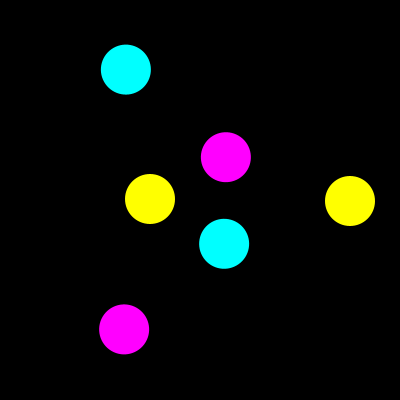
Frame 1 (no input)
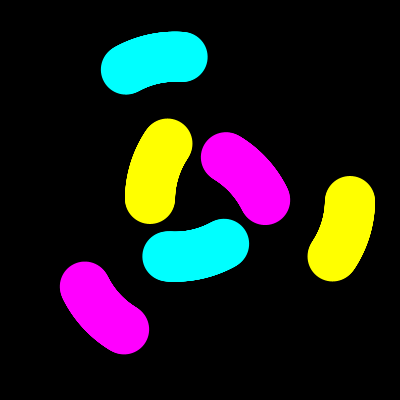
Frame 60 (the mouse pressed at the canvas centre just before this capture)
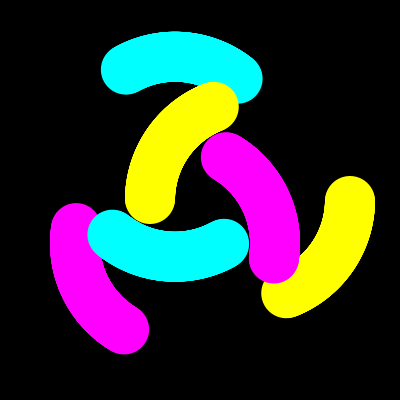
Frame 120 (the mouse held since frame 60 and released just before this capture)

The Processing sketch that drew these frames (run headless with seeded random() and noise(); from frame 60 on, the mouse is pressed at the canvas centre):

// Processing sketch: ringsCleaner
// ── ringsCleaner.pde
/*
 Simple rings made out of circles.
 A better idea would be using a PShape and adding vertices.
 I wonder if that can also be done with translate() and rotate()
 by tilting flat rings.
 */
Ring a, b, c; 
int delay = 100;
void setup() {
  size(400, 400);
  noStroke();
  colorMode(HSB);
  background(0);
  a = new Ring(0, 50, 100, 50, #FFFF00);
  b = new Ring(TWO_PI / 3, 50, 100, 50, #FF00FF);
  c = new Ring(2 * TWO_PI / 3, 50, 100, 50, #00FFFF);
}
void draw() {
  float an = frameCount * 0.01;

  if (an < PI) { 
    a.draw(an);
    b.draw(an);
    c.draw(an);

    an += PI;
    a.draw(an);
    b.draw(an);
    c.draw(an);
  } 
  else {
    if(--delay > 0) {      
      return;
    }    
    /*
    PImage i = get();
    filter(BLUR, 8);
    blendMode(ADD);
    image(i, 0, 0);
    noLoop();
    */
    filter(ERODE);
    filter(BLUR, 2);
    filter(POSTERIZE, 2);
  }
}
void keyPressed() {
  if(key == 's') {
    save("thumb.jpg");
  }
}
class Ring {
  float angle, dist, radius, wi;
  int c;
  Ring(float angle, float dist, float radius, float wi, int c) {
    this.angle = angle;
    this.dist = dist;
    this.radius = radius;
    this.wi = wi;
    this.c = c;
  }
  void draw(float ang) {
    fill(c);
    pushMatrix();
    translate(width/2, height/2);
    rotate(angle);
    translate(dist, 0);
    rotate(ang);
    ellipse(radius, 0, wi, wi);
    popMatrix();
  }
}
